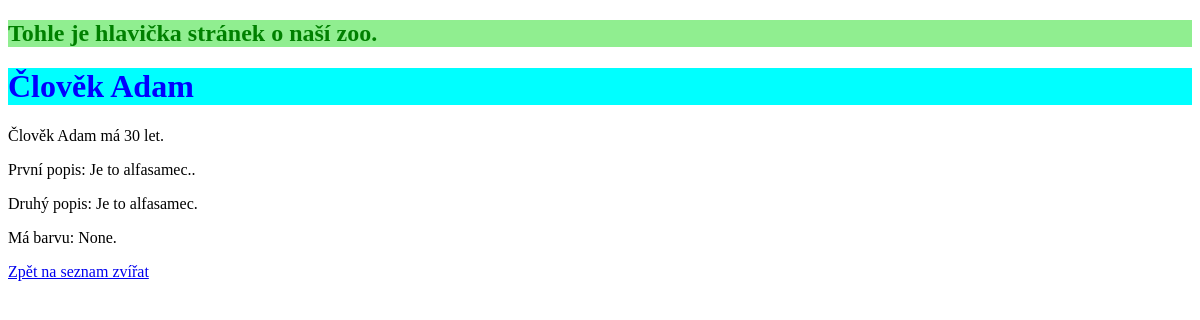
The page /informace/7/ on the database as committed earlier.
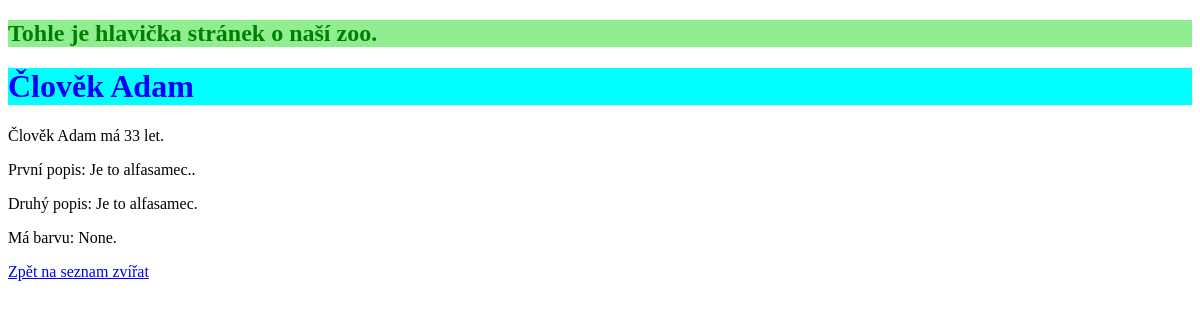
The same page on the database as committed later.
### informace/models.py (models this page shows, shortened)
class Zvire(models.Model):
    jmeno = models.CharField(max_length=30)
    druh = models.CharField(max_length=30)
    vek = models.IntegerField()
    popis = models.CharField(max_length=200)
    barva = models.CharField(max_length=30, null=True)
    pavilon = models.ForeignKey(Pavilon, on_delete = models.PROTECT, null=True)
    class Meta:
        verbose_name_plural = "Zvirata"
        ordering = ("jmeno", "-id")

### informace/views.py (the view)
# urls.py: path("<int:id>/", views.o_zvireti, name="zvire"),
def o_zvireti(request, id):
    zvire = get_object_or_404(Zvire, pk=id)
    popis = zvire.popis.rstrip(".")
    return render(request, "informace/zvire.html", {
        "zvire": zvire,
        "nadpis": f"{zvire.druh.lower()} {zvire.jmeno.title()}",
        "popis": popis
    })

### informace/templates/informace/zvire.html (shortened to what this page needs)
{% extends "base.html" %}
{% load static %}
{% block css %}
<link rel="stylesheet" href="{% static "informace/style.css" %}">
{% endblock %}
{% block hlavni %}
<div>
    <h1>{{ nadpis|capfirst }}</h1>
    <p>{{ nadpis|capfirst }} má {{ zvire.vek }} let.</p>
    <p>První popis: {{ zvire.popis }}.</p>
    <p>Druhý popis: {{ popis }}.</p>
    <p>Má barvu: {{ zvire.barva }}.</p>
</div>
<a href="{% url 'seznam_zvirat' %}">Zpět na seznam zvířat</a>
{% endblock hlavni %}

Rows that differ between the two databases and show on the page:
changed Zvire "Je to alfasamec.": vek "30" → "33"
